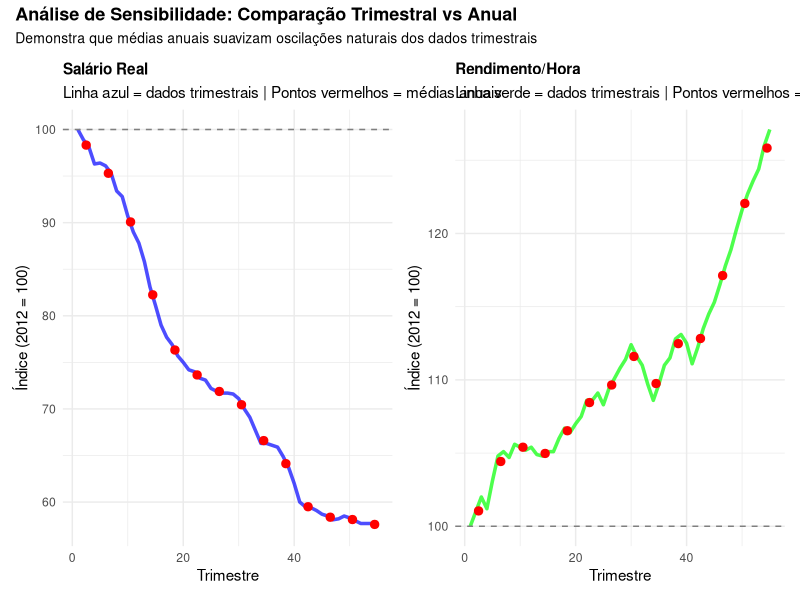

This chart was generated by the following R code:
library(ggplot2)
library(dplyr)
library(patchwork)

dados_trim <- read.csv("brasil_trimestral_corrigido.csv")

dados_anual_calculado <- dados_trim %>%
  group_by(ano) %>%
  summarise(
    salario_real_indice = mean(salario_real_indice),
    rendimento_hora_indice = mean(rendimento_hora_indice),
    .groups = 'drop'
  ) %>%
  mutate(posicao = (ano - 2012) * 4 + 2.5)

p1 <- ggplot() +
  geom_line(data = dados_trim, 
            aes(x = 1:nrow(dados_trim), y = salario_real_indice), 
            color = "blue", linewidth = 1.2, alpha = 0.7) +
  geom_point(data = dados_anual_calculado, 
             aes(x = posicao, y = salario_real_indice), 
             color = "red", size = 2.5) +
  geom_hline(yintercept = 100, linetype = "dashed", color = "gray50") +
  labs(title = "Salário Real",
       subtitle = "Linha azul = dados trimestrais | Pontos vermelhos = médias anuais",
       x = "Trimestre", 
       y = "Índice (2012 = 100)") +
  theme_minimal() +
  theme(plot.title = element_text(face = "bold", size = 11))

p2 <- ggplot() +
  geom_line(data = dados_trim, 
            aes(x = 1:nrow(dados_trim), y = rendimento_hora_indice), 
            color = "green", linewidth = 1.2, alpha = 0.7) +
  geom_point(data = dados_anual_calculado, 
             aes(x = posicao, y = rendimento_hora_indice), 
             color = "red", size = 2.5) +
  geom_hline(yintercept = 100, linetype = "dashed", color = "gray50") +
  labs(title = "Rendimento/Hora",
       subtitle = "Linha verde = dados trimestrais | Pontos vermelhos = médias anuais",
       x = "Trimestre", 
       y = "Índice (2012 = 100)") +
  theme_minimal() +
  theme(plot.title = element_text(face = "bold", size = 11))

p1 + p2 + 
  plot_annotation(
    title = "Análise de Sensibilidade: Comparação Trimestral vs Anual",
    subtitle = "Demonstra que médias anuais suavizam oscilações naturais dos dados trimestrais",
    theme = theme(plot.title = element_text(size = 13, face = "bold"),
                  plot.subtitle = element_text(size = 10))
  )
